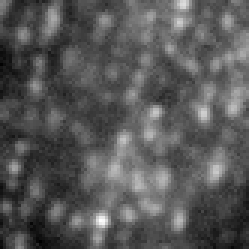
%> input picture Nikon SIM data/H2B-ROI.tif, 83 x 83 px (shown 3 times larger)
$ octave --eval "SPLITSIM_ImageReconstruction;"   (GNU Octave 9; MATLAB toolbox functions it lacks are replaced by stand-ins)
%> lines starting %> are read from the running program, lines starting %| are printed output that depends on the picture

function []=SPLITSIM_ImageReconstruction(filename );

%
%  Luca Lanzanò & Diaspro-Lab
%  Istituto Italiano di Tecnologia - Nanoscopy Department
%  University of Catania - Department of Physics and Astronomy
%
%  User-Friendly Version based on the article:
%  Chromatin investigation in the nucleus using a phasor approach to structured illumination microscopy
%
%  by: Isotta Cainero, Elena Cerutti, Mario Faretta, Gaetano Ivan Dellino, Pier Giuseppe Pelicci, Paolo Bianchini,
%     Giuseppe Vicidomini, Alberto Diaspro and Luca Lanzanò
%  Biophysical Journal 2021


%open image stack
[filename,pathname, filterindex] = uigetfile({'*.tif'},'Please select an image stack');
%> the answer given: Nikon SIM data/H2B-ROI.tif
filenamefull = [pathname, filename];
A=simpleSPLIT_readfiletif(filenamefull);
%> in simpleSPLIT_readfiletif, A is the input picture: size 83x83 uint16; min 3622, max 10430, mean 5965.7
%> in simpleSPLIT_readfiletif, `B = imread(fname, k);`:
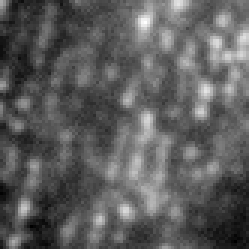
%> B: size 83x83 uint16 (shown 3 times larger); min 3753, max 10194, mean 6106.3; drawn with min black and max white

% line for fairSIM data
% slicez=4;
% A=A(:,:,cat(2,5*(slicez-1)+1:5*(slicez-1)+5,35+(5*(slicez-1)+1:5*(slicez-1)+5),35+35+( 5*(slicez-1)+1:5*(slicez-1)+5)));

X0=size(A,1);
%> X0 = 83
Y0=size(A,2);
%> Y0 = 83
ROI0=min(X0,Y0);
%> ROI0 = 83
%parameters
prompt = {'Number of phase steps','Number of orientations','Oversampling','ROI'};
dlg_title = 'Input parameters';
num_lines = 1;
def = {'5','3','1',num2str(ROI0)};
%> def = {'5', '3', '1', '83'}
answer = inputdlg(prompt,dlg_title,num_lines,def);
%> the answer given: 5, 3, 1, 83
%> answer = {'5', '3', '1', '83'}

Nph=str2num(answer{1});
%> Nph = 5
Nangles=str2num(answer{2});
%> Nangles = 3
over=str2num(answer{3});
%> over = 1
ROI=str2num(answer{4});
%> ROI = 83

Bordx=round(0.5*(size(A,1)-ROI));
Bordy=round(0.5*(size(A,2)-ROI));
A=A(1+Bordx:X0-Bordx,1+Bordy:Y0-Bordy,:);
%
% over=1;
T=size(A,3)/Nangles;
X=size(A,1);
Y=size(A,2);

nc=2;
h=1;
%calc widefield image = sum of stack
Ntot=sum(A,3);
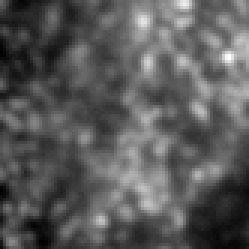
%> Ntot: size 83x83 double (shown 3 times larger); min 61346, max 139380, mean 88874.3; drawn with min black and max white
maxc=round(max(max(Ntot)));
max1=max(max(A(:,:,1)));

MaxNtot=max(max(Ntot));

%threshold
thr=0;
thrpc=0;
figcheck=1;
while figcheck==1
thr=max(thr, thrpc*MaxNtot);
B=simpleSPLIT_Threshold(Ntot,thr);
prompt2 = {'Threshold value:', 'With respect to max (0-1):'};
dlg_title2 = 'Input parameters';
num_lines = 1;
def2 = {num2str(thr),num2str(thrpc)};
answer2 = inputdlg(prompt2,dlg_title2,num_lines,def2);
figcheck=~isempty(answer2);
if figcheck==1
thr=str2num(answer2{1});
thrpc=str2num(answer2{2});
end
end
close

%load pattern stack (for simulations only)
[filename_patt,pathname, filterindex] = uigetfile({'*.tif'},'Select the SIM pattern stack (simulations)');
if ~isequal(filename_patt,0)
flagsim=1;
max_mod=0.5;
max_mod2=0.5;
filenamefull_patt = [pathname, filename_patt];
Ap=simpleSPLIT_readfiletif(filenamefull_patt);
Ap2=Ap;
else
flagsim=0;
T0=8.2;
T0angle=[T0 T0 T0];
alphai= [  -0.2450    0.8022   -1.2922 ];
f0=[-0.9 -0.1 0.6];
df2h=[ -0.5133   -3.9800   -1.5300 ];
max_mod=0.4236;
max_mod2=0.2754;

answer2 = questdlg('Load Pattern parameters');
if strcmp(answer2,'Yes')==1
[filenamepatt,pathnamepatt, filterindex] = uigetfile({'*_PATTERN.mat'},'Please select');
filenamefullpatt = [pathnamepatt, filenamepatt];
load( [filenamefullpatt], 'T0', 'alphai' ,  'f0', 'df2h','max_mod', 'min_ph' , 'max_mod2', 'min_ph2' ) ;
else
prompt = {'Period','Angles (rad)','delta phase 2nd order','max mod 1', 'max mod 2' };
dlg_title = 'Pattern parameters';
num_lines = 1;
def = {num2str(T0),num2str(alphai),num2str(df2h), num2str(max_mod),num2str(max_mod2) };
answerp = inputdlg(prompt,dlg_title,num_lines,def);
T0=str2num(answerp{1});
alphai=str2num(answerp{2});
df2h=str2num(answerp{3});
max_mod=str2num(answerp{4});
max_mod2=str2num(answerp{5});
end

%additional phase adjustment
% ALL ANGLES harmonic 1
ntestpoints1=1;
ntestpoints2=1;
ntestpoints5=1;
d_f=0;
for ik=1
% B2=ones(X,Y);
[gf_nocorr ]=simpleSPLITsim_PhaseFromSIMPattern(A,T,1) ;
% mod_nocorr=sqrt( sum( (abs(gf_nocorr)).^2 ,3) );
mod_nocorr= abs(gf_nocorr)  ;
figcheck111=1;
thr1=thr;
thr1mod=0;
while figcheck111==1
% B1=simpleSPLIT_Threshold(Ntot,thr1).*simpleSPLIT_Threshold(mod_nocorr,thr1mod);
B1=simpleSPLIT_Threshold(Ntot,thr1).*simpleSPLIT_Threshold(mod_nocorr(:,:,1),thr1mod).*simpleSPLIT_Threshold(mod_nocorr(:,:,2),thr1mod).*simpleSPLIT_Threshold(mod_nocorr(:,:,3),thr1mod);
ecc_test=zeros(ntestpoints1,ntestpoints2,ntestpoints5);
for ntest5=1:ntestpoints5
           for ntest2=1:ntestpoints2
               for ntest1=1:ntestpoints1
                   f0_test(2)=f0(2)-d_f+(ntest5-1)*2*d_f/ntestpoints5;
                   f0_test(3)=f0(3)-d_f+(ntest2-1)*2*d_f/ntestpoints2;
                   f0_test(1)=f0(1)-d_f+(ntest1-1)*2*d_f/ntestpoints1;
                   [Ap]=SPLITsimple_simulate_pattern(100, X, Y, T0, alphai,f0_test, 1, T, 'N');
%                    [Ap1]=SPLITsimple_simulate_pattern(100, X, Y, T0, alphai(1),f0_test(1), 1, T, 'N');
%                    [Ap2]=SPLITsimple_simulate_pattern(100, X, Y, T0, alphai(2),f0_test(2), 1, T, 'N');
%                    [Ap3]=SPLITsimple_simulate_pattern(100, X, Y, T0, alphai(3),f0_test(3), 1, T, 'N');
                %calc phase reference from pattern file
                [g_ref ]=simpleSPLITsim_PhaseFromSIMPattern(Ap,T,1) ;
%                 [g_ref1 ]=simpleSPLITsim_PhaseFromSIMPattern(Ap1,T,1) ;
%                 [g_ref2 ]=simpleSPLITsim_PhaseFromSIMPattern(Ap2,T,1) ;
%                 [g_ref3 ]=simpleSPLITsim_PhaseFromSIMPattern(Ap3,T,1) ;

                gf_corr=SPLITsimple_CorrectPhasor(gf_nocorr, g_ref, B1,1) ;
                phaseimg=(angle(conj(gf_corr)));
                phaseimg(B1==0)=0;

% [18 lines of commented-out code are left out]
              phaseimg_w=phaseimg;

                ecc=mean(phaseimg_w(phaseimg_w>0));
% [14 lines of commented-out code are left out]
                ecc_test(ntest1,ntest2,ntest5)=ecc;  % (angle, Phase, Period)
                end
           end
end

% find minimum and set
ecc_max=min(min(min(ecc_test)));
nindex=find(ecc_test==ecc_max,1);
siz=[ntestpoints1, ntestpoints2, ntestpoints5];
[nmax1,nmax2,nmax5] = ind2sub(siz,nindex) ;
f0(1)=f0(1)-d_f+(nmax1-1)*2*d_f/ntestpoints1;
f0(2)=f0(2)-d_f+(nmax5-1)*2*d_f/ntestpoints5;
f0(3)=f0(3)-d_f+(nmax2-1)*2*d_f/ntestpoints2;
[Aptot]=SPLITsimple_simulate_pattern(100, X, Y, T0, alphai,f0, 1, T, 'N');
%calc phase reference from pattern file
[g_ref ]=simpleSPLITsim_PhaseFromSIMPattern(Aptot,T,1) ;
gf_corr=SPLITsimple_CorrectPhasor(gf_nocorr, g_ref, B1,1) ; % correct for all the angles and average
phaseimg=(angle(conj(gf_corr)));
phaseimg(B1==0)=0;
figure
% [5 lines of commented-out code are left out]
imagesc(phaseimg);
axis image
title(['Phase'])
% subplot(2,2,2)
% imagesc(B.*abs(g_ns(:,:,2)));
% title(['Mod - harm=',num2str(1)])
xzoom=1+floor(X/2);
yzoom=1+floor(Y/2);
xzoom1=1+floor(X/8);
yzoom1=1+floor(Y/8);
% subplot(2,2,3)
% imagesc(phaseimg(xzoom-xzoom1:xzoom+xzoom1,yzoom-yzoom1:yzoom+yzoom1))
% axis image

prompt = {'Angle 1 phase','Angle 2 phase','Angle 3 phase','delta','test points phase','threshold','threshold_mod','Min Phase value'};
dlg_title = 'Pattern parameters';
num_lines = 1;
def = { num2str(f0(1)), num2str(f0(2)), num2str(f0(3)), num2str(d_f), num2str(ntestpoints5), num2str(thr1), num2str(thr1mod), num2str(ecc_max)};
answer = inputdlg(prompt,dlg_title,num_lines,def);
figcheck111=~isempty(answer);
if figcheck111==1
f0(1)=str2num(answer{1});
f0(2)=str2num(answer{2});
f0(3)=str2num(answer{3});
d_f=str2num(answer{4});
ntestpoints5=str2num(answer{5});
ntestpoints1=ntestpoints5;
ntestpoints2=ntestpoints5;
thr1=str2num(answer{6});
thr1mod=str2num(answer{7});
% ntestpoints1=str2num(answer{8});
% ntestpoints2=str2num(answer{9});
close all
end
end
% end of optimization of all phases
close all

end

%save new f0 value with sample filename
answer = questdlg('Save Pattern parameters?');
if strcmp(answer,'Yes')==1
    if isequal(ROI, min(X0,Y0))
save( [filename(1:end-4),'_PATTERN.mat'], 'T0', 'alphai' , 'f0', 'df2h' ,'max_mod',  'max_mod2' ) ;
    else
save( [filename(1:end-4),'_ROI',num2str(ROI),'_PATTERN.mat'], 'T0', 'alphai' , 'f0', 'df2h' ,'max_mod',  'max_mod2' ) ;

    end
end

%calculate final optimized pattern
[Ap]=SPLITsimple_simulate_pattern(100, X, Y, T0, alphai,f0, 1, T, 'N');
[Ap2]=SPLITsimple_simulate_pattern_h(100, X, Y, T0,2, alphai,f0+df2h, 1, T, 'N');
end

% part after optimization of pattern parameters
%calc phase reference from pattern file
for h=1:2
harm1=1+2*(h-1);

if h==1
[g_ref ]=simpleSPLITsim_PhaseFromSIMPattern(Ap,T,h) ;  % gives complex form of (g,s) for each angle at the selected harmonic
else
 [g_ref ]=simpleSPLITsim_PhaseFromSIMPattern(Ap2,T,h) ;
end

[gf_nocorr ]=simpleSPLITsim_PhaseFromSIMPattern(A,T,h) ; % idem
% gf_corr=gf_nocorr;
gf_corr(:,:,h)=SPLITsimple_CorrectPhasor(gf_nocorr, g_ref, B,h) ; % correct and average all angles
end

%calculate phasor plot (can be normalized with normf)
% normf=(1/sqrt(2))*[1/max_mod 1/max_mod2];
normf=[1 1];
sm=0;
smp=0;
[gf, HistoH]=simpleSPLITSIM_phasor_plot_corr(A(:,:,1:end),T,thr,sm,smp, gf_corr, normf) ;
%eventualmente inserire qui le opzioni di plot con un menu
% remove normalization used in the phasor plot
for h1=1:2
gf(:,:,h1+1)=gf(:,:,h1+1)*(1/normf(h1));
end

% gf (complex, corrected); HistoH is histo at several harmonics
histo_ns=HistoH(:,:,1); % first harm phasor plot for export
histo_ns2=HistoH(:,:,2); % 2nd harm phasor plot for export
% without threshold
phaseimg_nothr=abs(angle(gf(:,:,2)));
mod1_nothr=abs(gf(:,:,2));
% with threshold
phaseimg=abs(angle(gf(:,:,2))).*B;
mod1=mod1_nothr;
mod1(isnan(mod1))=0;
mod1=mod1.*B;

% without threshold 2
phaseimg_nothr2=abs(angle(gf(:,:,3)));
mod2_nothr=abs(gf(:,:,3));
% with threshold
phaseimg2=abs(angle(gf(:,:,3))).*B;
mod2=mod2_nothr;
mod2(isnan(mod2) )=0;
mod2=mod2.*B;

% over=1; %oversampling if over>1
Ntot = imresize(Ntot,over);
B = imresize(B,over);
phaseimg_nothr = imresize(phaseimg_nothr,over);
mod1_nothr = imresize(mod1_nothr,over);
phaseimg_nothr2 = imresize(phaseimg_nothr2,over);
mod2_nothr = imresize(mod2_nothr,over);
phaseimg = imresize(phaseimg,over);
mod1 = imresize(mod1,over);
phaseimg2 = imresize(phaseimg2,over);
mod2 = imresize(mod2,over);

delta_ph=pi/2;
delta_ph_piunit=0.5;
min_ph=0;
min_ph2=0;
figure
figcheck3=1;
sm=0;
smr=0;
splitmode=2;
if flagsim==1
    splitmode=1;
end
while figcheck3==1

% calculate fractions (SPLIT images) according to different formulas:
f=zeros(over*X,over*Y,2);
fbkgd=zeros(over*X,over*Y);
delta_ph2=1*delta_ph;
switch splitmode
case 1 % for sim  - only 1st harm
[f1harm,f1harmlin]=SPLITSIM_fraction_2comp(phaseimg_nothr, min_ph,delta_ph, mod1_nothr, max_mod, over);
% [f2harm,f2harmlin]=SPLITSIM_fraction_2comp(phaseimg_nothr2, min_ph2,delta_ph2, mod2_nothr, max_mod2, over);
f(:,:,1)=f1harm(:,:,1) ;
f(:,:,2)=ones(over*X,over*Y)-f(:,:,1);

case 2 % for data  - uses 2 harmonics
[f1harm,f1harmlin]=SPLITSIM_fraction_2comp(phaseimg_nothr, min_ph,delta_ph, mod1_nothr, max_mod, over);
[f2harm,f2harmlin]=SPLITSIM_fraction_2comp(phaseimg_nothr2, min_ph2,delta_ph2, mod2_nothr, max_mod2, over);
f(:,:,1)=f1harm(:,:,1).*f2harm(:,:,1) ;
f(:,:,2)=ones(over*X,over*Y)-f(:,:,1);

case 3 % for data  - only 2nd harm
[f1harm,f1harmlin]=SPLITSIM_fraction_2comp(phaseimg_nothr, min_ph,delta_ph, mod1_nothr, max_mod, over);
[f2harm,f2harmlin]=SPLITSIM_fraction_2comp(phaseimg_nothr2, min_ph2,delta_ph2, mod2_nothr, max_mod2, over);
f(:,:,1)=f2harm(:,:,1) ;
f(:,:,2)=ones(over*X,over*Y)-f(:,:,1);


end

% calculate images from fractions
for k=1:nc
SplitImg(:,:,k)=f(:,:,k).*Ntot;
end
%plot  figures
maxc=round(max(max(A(:,:,1))));
maxcg=round(max(max(Ntot)));
maxc1=round(max(max(SplitImg(:,:,1))));

for k=1:nc
SplitImg(:,:,k)=simpleSPLIT_smooth_simple(SplitImg(:,:,k),sm,smr);
end


subplot(2,4,1)
colormap(hot)
imagesc(Ntot, [maxcg-maxcg,maxcg])
title('Widefield');
axis image
subplot(2,4,2)
colormap(hot)
imagesc(SplitImg(:,:,1))
% imagesc(SplitImg(:,:,1), [maxc1-maxc1,maxc1])
title('SPLIT');
axis image
subplot(2,4,3)
colormap(hot)
imagesc(SplitImg(:,:,2))
% imagesc(SplitImg(:,:,2), [maxc1-maxc1,maxc1])
title('SPLIT out');
axis image
% [5 lines of commented-out code are left out]

xzoom=1+floor(over*X/2);
yzoom=1+floor(over*Y/2);
xzoom1=1+floor(over*X/8);
yzoom1=1+floor(over*Y/8);

subplot(2,4,5)
colormap(hot)
imagesc(Ntot(xzoom-xzoom1:xzoom+xzoom1,yzoom-yzoom1:yzoom+yzoom1), [maxcg-maxcg,maxcg])
title('Widefield');
axis image

subplot(2,4,6)
colormap(hot)
imagesc(SplitImg(xzoom-xzoom1:xzoom+xzoom1,yzoom-yzoom1:yzoom+yzoom1,1) )
title('SPLIT');
axis image
subplot(2,4,7)
colormap(hot)
imagesc(SplitImg(xzoom-xzoom1:xzoom+xzoom1,yzoom-yzoom1:yzoom+yzoom1,2) )
title('SPLIT out');
axis image
%end here SPLIT operations

prompt3 = {'Phase max (Pi unit)','Smoothing factor','Smoothing cycles','Harmonics for SPLIT'};
dlg_title3 = 'SPLIT parameters';
num_lines3 = 1;
def3 = {num2str(delta_ph/pi,2), num2str(sm,2), num2str(smr,2),num2str(splitmode)  };
answer3 = inputdlg(prompt3,dlg_title3,num_lines3,def3);
figcheck3=~isempty(answer3);
if figcheck3==1
delta_ph_piunit=str2num(answer3{1});
delta_ph=pi*delta_ph_piunit;
sm=str2num(answer3{2});
smr=str2num(answer3{3});
splitmode=str2num(answer3{4});
end
end


answer = questdlg('Save data?');
if strcmp(answer,'Yes')==1

filenameout=[filenamefull(1:end-4),'_SPLITSIM'] ;

%save data in Matlab
save([filenameout,'_splitsim.mat']);

% export scaled tiff image
A1=double(SplitImg(:,:,1));
MaxValImg=max(A1,[],'all');
MinValImg=min(A1,[],'all');
Aout=(A1-MinValImg)/(MaxValImg-MinValImg);
outputFileName = [filenameout, '_min',num2str(MinValImg,2),'max',num2str(MaxValImg),'.tiff'];
delete outputFileName ;
imwrite(Aout, outputFileName);


end


end

% required functions

function A=simpleSPLIT_readfiletif(fname)

info = imfinfo(fname);
nslice = numel(info);

A=imread(fname, 1);  % read tif stack data
for k = 2:nslice
    B = imread(fname, k);
    A=cat(3,A,B);
end


end

% [10 lines left out: function simpleSPLIT_smooth_simple, not called in this run]

function B=simpleSPLIT_Threshold(A,thr)

if length(thr)==1
B=A;
B(B<=thr)=0;
B(B>thr)=1;
else
B=A;
B(B>thr(2))=0;
B(B<=thr(1))=0;
B(B>0)=1;
end

% figure
subplot(1,2,1)
imagesc(A,[min(nonzeros(A)),max(nonzeros(A))])
axis image
subplot(1,2,2)
imagesc(B)
colormap(hot)
axis image


end

% [502 lines left out: functions simpleSPLITsim_PhaseFromSIMPattern, simpleSPLITSIM_phasor_plot_corr, simpleSPLIT_hist2d_new, SPLITsimple_simulate_pattern, SPLITsimple_simulate_pattern_h, SPLITsimple_CorrectPhasor and 2 more, not called in this run]
%> (the run ends here)
